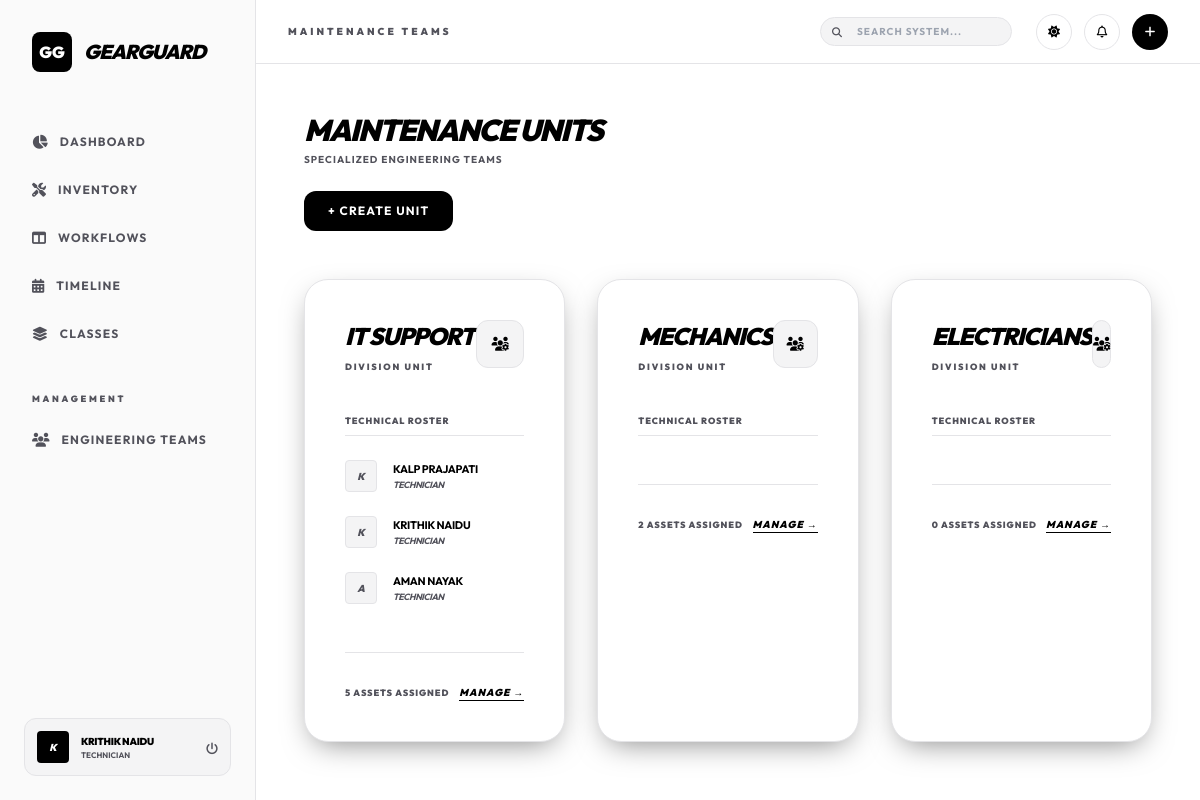
/teams (signed in), run on an earlier commit of the app's database.
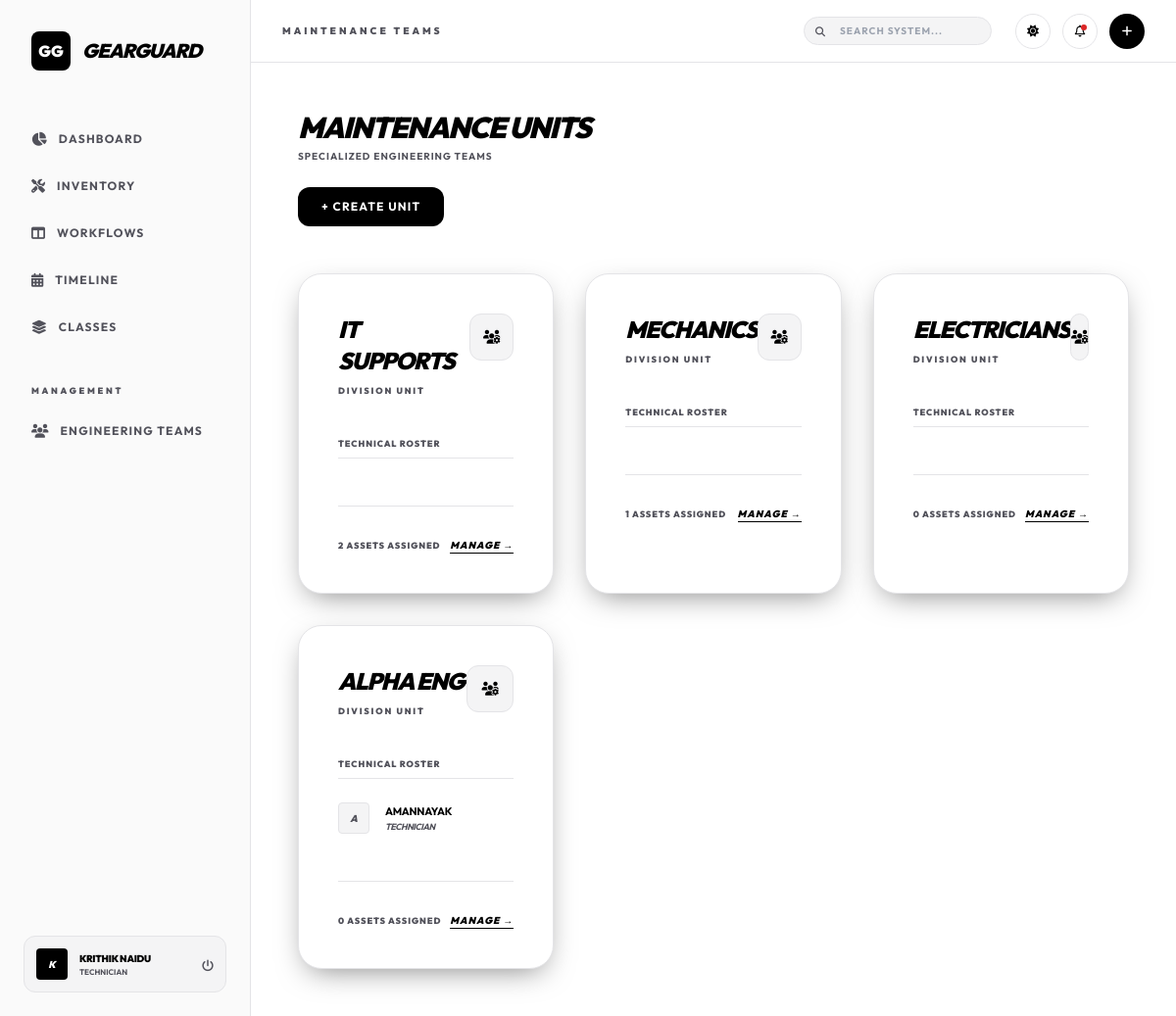
And on a later commit of the database.
### app.py (models this page shows)
class User(UserMixin, db.Model):
    id = db.Column(db.Integer, primary_key=True)
    username = db.Column(db.String(100), unique=True, nullable=False)
    password = db.Column(db.String(200), nullable=False)
    name = db.Column(db.String(100), nullable=False)
    role = db.Column(db.String(50), default='Technician') # Manager, Technician, User
    avatar_url = db.Column(db.String(255))
    team_id = db.Column(db.Integer, db.ForeignKey('team.id'))

class Team(db.Model):
    id = db.Column(db.Integer, primary_key=True)
    name = db.Column(db.String(100), nullable=False) # Mechanics, Electricians, IT Support
    members = db.relationship('User', backref='team', lazy=True)
    equipments = db.relationship('Equipment', backref='maintenance_team', lazy=True)

### app.py (the view)
@app.route('/teams')
@login_required
def teams_list():
    teams = Team.query.all()
    return render_template('teams.html', teams=teams)

### app.py (called while the page is built)
@login_manager.user_loader
def load_user(user_id):
    return User.query.get(int(user_id))

### templates/teams.html (shortened to what this page needs)
{% extends 'base.html' %}
{% block title %}Maintenance Teams{% endblock %}
{% block content %}
<div class="mb-12">
    <h3 class="text-3xl font-black uppercase tracking-tighter italic text-[var(--text-primary)]">Maintenance Units</h3>
    <p class="text-[10px] font-bold text-[var(--text-secondary)] uppercase tracking-widest mt-1">Specialized Engineering
        Teams</p>
    <button onclick="document.getElementById('create-team-modal').classList.remove('hidden')"
        class="mt-6 bg-[var(--text-primary)] text-[var(--bg-pure)] px-6 py-3 rounded-xl font-bold text-xs uppercase tracking-widest hover:opacity-90 transition-all">
        + Create Unit
    </button>
</div>
<div class="grid grid-cols-1 md:grid-cols-2 lg:grid-cols-3 gap-8">
    {% for team in teams %}
    <div
        class="glass-card rounded-3xl p-10 border-[var(--border-main)] group hover:border-[var(--text-primary)] transition-all">
        <div class="flex justify-between items-start mb-10">
            <div>
                <h4 class="text-2xl font-black italic tracking-tighter text-[var(--text-primary)] uppercase">{{
                    team.name }}</h4>
                <p class="text-[9px] font-black text-[var(--text-secondary)] uppercase tracking-[0.2em] mt-2">Division
                    Unit</p>
            </div>
            <div
                class="w-12 h-12 bg-[var(--bg-alt)] border border-[var(--border-main)] rounded-xl flex items-center justify-center group-hover:bg-[var(--text-primary)] group-hover:text-[var(--bg-pure)] transition-all">
                <i class="fas fa-users-cog text-sm"></i>
            </div>
        </div>
        <div class="space-y-6 mb-12">
            <h5
                class="text-[9px] font-black text-[var(--text-secondary)] uppercase tracking-widest border-b border-[var(--border-main)] pb-2">
                Technical Roster</h5>
            {% for member in team.members %}
            <div class="flex items-center gap-4">
                <div
                    class="w-8 h-8 rounded bg-[var(--bg-alt)] border border-[var(--border-main)] flex items-center justify-center text-[10px] font-black text-[var(--text-secondary)] group-hover:text-[var(--text-primary)] group-hover:border-[var(--text-primary)] transition-all italic">
                    {{ member.name[:1]|upper }}
                </div>
                <div>
                    <p class="text-[11px] font-bold text-[var(--text-primary)] uppercase tracking-tight">{{ member.name
                        }}</p>
                    <p class="text-[9px] font-bold text-[var(--text-secondary)] uppercase tracking-tighter italic">{{
                        member.role }}
                    </p>
                </div>
            </div>
            {% endfor %}
        </div>
        <div class="pt-8 border-t border-[var(--border-main)] flex justify-between items-center">
            <span class="text-[9px] font-black text-[var(--text-secondary)] uppercase tracking-widest">{{
                team.equipments|length }}
                Assets Assigned</span>
            <a href="/teams/{{ team.id }}"
                class="text-[var(--text-primary)] hover:text-[var(--text-secondary)] text-[10px] font-black transition-colors uppercase tracking-widest italic border-b border-[var(--text-primary)]">Manage
                →</a>
        </div>
    </div>
    {% endfor %}
</div>
{% endblock %}

### templates/base.html (shortened to what this page needs)
<!DOCTYPE html>
<html lang="en" class="h-full">
<head>
    <script src="https://cdn.tailwindcss.com"></script>
    <link rel="stylesheet" href="https://cdnjs.cloudflare.com/ajax/libs/font-awesome/6.4.0/css/all.min.css">
</head>
<body class="h-full">
    <div class="flex h-screen overflow-hidden">
        <aside class="w-64 flex flex-col">
            <div class="p-8">
                <div class="flex items-center gap-3">
                    <div
                        class="w-10 h-10 bg-[var(--logo-bg)] text-[var(--logo-text)] rounded-lg flex items-center justify-center font-black">
                        GG
                    </div>
                    <h1 class="text-xl font-black tracking-tighter uppercase italic">GearGuard</h1>
                </div>
            </div>
            <nav class="flex-1 px-4 space-y-1 mt-4">
                <a href="/"
                    class="sidebar-link {{ 'active' if request.endpoint == 'dashboard' }} flex items-center gap-3 px-4 py-3 rounded-lg">
                    <i class="fas fa-chart-pie text-sm"></i>
                    <span class="text-xs font-bold uppercase tracking-widest">Dashboard</span>
                </a>
                <a href="/equipment"
                    class="sidebar-link {{ 'active' if request.endpoint in ['equipment_list', 'equipment_detail', 'new_equipment'] }} flex items-center gap-3 px-4 py-3 rounded-lg">
                    <i class="fas fa-tools text-sm"></i>
                    <span class="text-xs font-bold uppercase tracking-widest">Inventory</span>
                </a>
                <a href="/kanban"
                    class="sidebar-link {{ 'active' if request.endpoint == 'kanban' }} flex items-center gap-3 px-4 py-3 rounded-lg">
                    <i class="fas fa-columns text-sm"></i>
                    <span class="text-xs font-bold uppercase tracking-widest">Workflows</span>
                </a>
                <a href="/calendar"
                    class="sidebar-link {{ 'active' if request.endpoint == 'calendar' }} flex items-center gap-3 px-4 py-3 rounded-lg">
                    <i class="fas fa-calendar-alt text-sm"></i>
                    <span class="text-xs font-bold uppercase tracking-widest">Timeline</span>
                </a>
                <a href="/categories"
                    class="sidebar-link {{ 'active' if request.endpoint == 'categories' }} flex items-center gap-3 px-4 py-3 rounded-lg">
                    <i class="fas fa-layer-group text-sm"></i>
                    <span class="text-xs font-bold uppercase tracking-widest">Classes</span>
                </a>
                <div class="pt-8 pb-2 px-4 uppercase text-[9px] font-black text-zinc-600 tracking-[0.3em]">Management
                </div>
                <a href="/teams"
                    class="sidebar-link {{ 'active' if request.endpoint in ['teams', 'manage_team'] }} flex items-center gap-3 px-4 py-3 rounded-lg">
                    <i class="fas fa-users text-sm"></i>
                    <span class="text-xs font-bold uppercase tracking-widest">Engineering Teams</span>
                </a>
            </nav>
            <div class="p-6">
                <div
                    class="flex items-center justify-between gap-3 p-3 bg-[var(--bg-alt)] rounded-xl border border-[var(--border-main)]">
                    <div class="flex items-center gap-3 overflow-hidden">
                        <div
                            class="w-8 h-8 rounded bg-[var(--logo-bg)] text-[var(--logo-text)] flex items-center justify-center text-[10px] font-black italic">
                            {{ current_user.name[:1] }}
                        </div>
                        <div class="overflow-hidden">
                            <p
                                class="text-[10px] font-black text-[var(--text-primary)] uppercase tracking-tight truncate">
                                {{ current_user.name }}</p>
                            <p class="text-[8px] font-bold text-[var(--text-secondary)] uppercase truncate">{{
                                current_user.role }}</p>
                        </div>
                    </div>
                    <a href="/logout"
                        class="text-[var(--text-secondary)] hover:text-[var(--text-primary)] transition-colors">
                        <i class="fas fa-power-off text-xs"></i>
                    </a>
                </div>
            </div>
        </aside>
        <main class="flex-1 flex flex-col overflow-hidden">
            <header class="h-16 flex items-center justify-between px-8 sticky top-0 z-10">
                <h2 class="text-[10px] font-black uppercase tracking-[0.3em] text-[var(--text-secondary)]">{% block
                    title %}{% endblock %}</h2>
                <div class="flex items-center gap-6">
                    <form action="/equipment" method="GET" class="relative">
                        <i
                            class="fas fa-search absolute left-3 top-1/2 -translate-y-1/2 text-[var(--text-secondary)] text-[10px]"></i>
                        <input type="text" name="q" placeholder="SEARCH SYSTEM..."
                            value="{{ search_query if search_query else '' }}"
                            class="rounded-full pl-9 pr-4 py-1.5 text-[10px] font-bold uppercase tracking-widest transition-all w-48 focus:w-64">
                    </form>
                    <div class="flex items-center gap-3">
                        <button id="theme-toggle"
                            class="w-9 h-9 rounded-full flex items-center justify-center border border-[var(--border-main)] hover:bg-[var(--bg-alt)] transition-all">
                            <i class="fas fa-sun text-xs light-icon hidden"></i>
                        </button>
                        <div class="relative">
                            <button id="notif-btn"
                                class="w-9 h-9 rounded-full flex items-center justify-center border border-[var(--border-main)] hover:bg-[var(--bg-alt)] transition-all relative">
                                <i class="far fa-bell text-xs"></i>
                                <span id="notif-badge"
                                    class="hidden absolute top-2.5 right-2.5 w-1.5 h-1.5 bg-red-600 rounded-full"></span>
                            </button>
                        </div>
                        <a href="/equipment/new"
                            class="w-9 h-9 rounded-full flex items-center justify-center bg-[var(--logo-bg)] text-[var(--logo-text)] hover:opacity-80 transition-all">
                            <i class="fas fa-plus text-xs"></i>
                        </a>
                    </div>
                </div>
            </header>
            <div class="flex-1 overflow-y-auto p-12">
                {% block content %}{% endblock %}
            </div>
        </main>
    </div>
</body>
</html>

### templates/base.html (style rules this page uses)
:root { --bg-pure: #000000; --bg-sidebar: #050505; --bg-card: #0a0a0a; --bg-header: rgba(0, 0, 0, 0.8); --border-main: #333333; --text-primary: #ffffff; --text-secondary: #a1a1aa; --bg-alt: #171717; --logo-bg: #ffffff; --logo-text: #000000; }
:root.light-mode { --bg-pure: #ffffff; --bg-sidebar: #fafafa; --bg-card: #ffffff; --bg-header: rgba(255, 255, 255, 0.9); --border-main: #e4e4e7; --text-primary: #000000; --text-secondary: #52525b; --bg-alt: #f4f4f5; --logo-bg: #000000; --logo-text: #ffffff; }
body { font-family: 'Outfit', sans-serif; background-color: var(--bg-pure); color: var(--text-primary); transition: background-color 0.3s cubic-bezier(0.4, 0, 0.2, 1), color 0.3s ease; }
.glass-card { background: var(--bg-card); border: 1px solid var(--border-main); color: var(--text-primary); box-shadow: 0 10px 30px -10px rgba(0, 0, 0, 0.5); }
.sidebar-link { transition: all 0.2s ease; color: var(--text-secondary); }
header { background-color: var(--bg-header); border-bottom: 1px solid var(--border-main); backdrop-filter: blur(20px); }
aside { background-color: var(--bg-sidebar); border-right: 1px solid var(--border-main); }
input, select, textarea { background-color: var(--bg-alt) !important; border: 1px solid var(--border-main) !important; color: var(--text-primary) !important; }

What changed in the data, as far as the page shows it:
changed Team: loses User (name "K", name "KALP PRAJAPATI", role "TECHNICIAN"); name "IT SUPPORT" → "IT SUPPORTS"; equipments|length "5" → "2"; loses User (name "K", name "KRITHIK NAIDU", role "TECHNICIAN"); loses User (name "A", name "AMAN NAYAK", role "TECHNICIAN")
computed for Team "MECHANICS": equipments|length "2" → "1"
added Team: name "ALPHA ENG", equipments|length "0", User (name "A", name "AMANNAYAK", role "TECHNICIAN")
